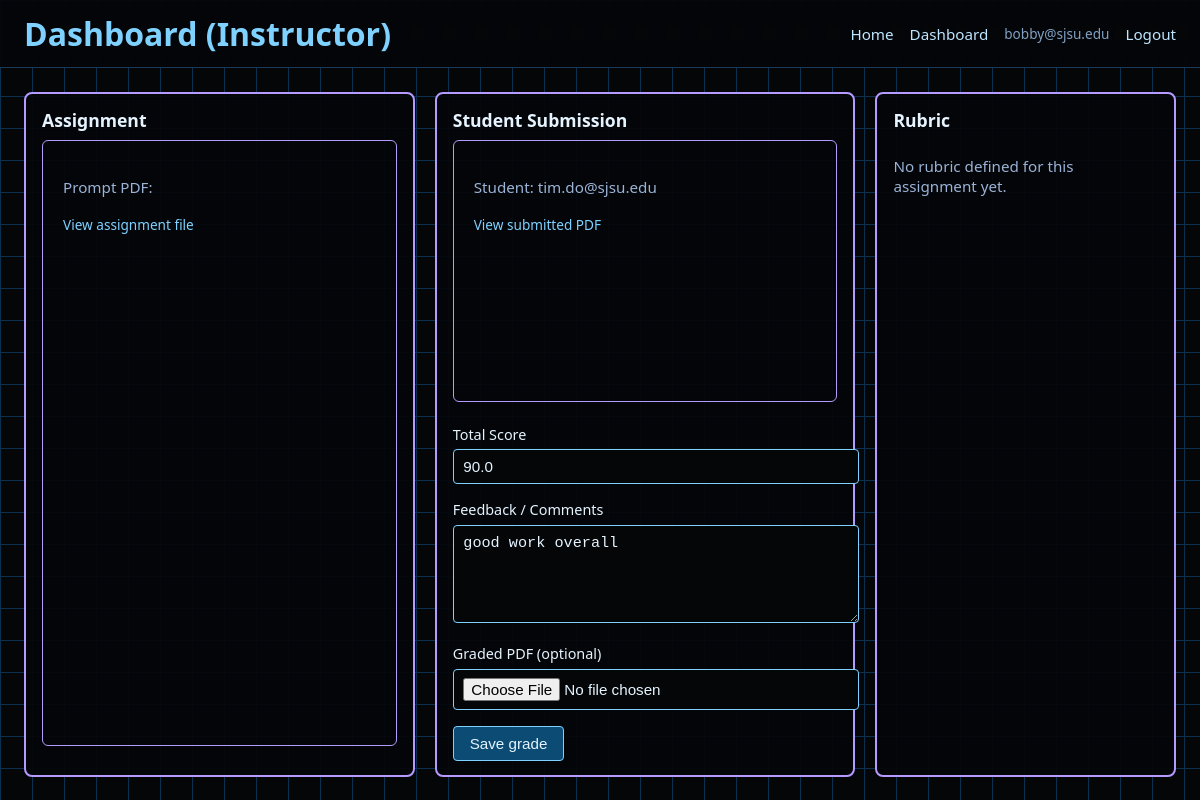
/assignments/1/grade/1 (signed in), run on the app's committed database.
### app/models.py (models this page shows, shortened)
class User(db.Model, UserMixin):
    id = db.Column(db.Integer, primary_key=True)
    email = db.Column(db.String(255), unique=True, nullable=False)
    password_hash = db.Column(db.String(255), nullable=False)
    role = db.Column(db.String(32), nullable=False, default="student")  # "student" or "instructor"
    enrollments = db.relationship("Enrollment", back_populates="user", cascade="all, delete-orphan")
    submissions = db.relationship("Submission", back_populates="student", cascade="all, delete-orphan")

class Submission(db.Model):
    id = db.Column(db.Integer, primary_key=True)
    assignment_id = db.Column(db.Integer, db.ForeignKey("assignment.id"), nullable=False)
    student_id = db.Column(db.Integer, db.ForeignKey("user.id"), nullable=False)
    created_at = db.Column(db.DateTime, default=datetime.utcnow)
    submitted_at = db.Column(db.DateTime, nullable=True)
    graded_at = db.Column(db.DateTime, nullable=True)
    total_score = db.Column(db.Float, nullable=True)
    general_comment = db.Column(db.Text, nullable=True)
    file_path = db.Column(db.String(512), nullable=True)
    student_file_path = db.Column(db.String(512), nullable=True)
    graded_file_path = db.Column(db.String(512), nullable=True)
    assignment = db.relationship("Assignment", back_populates="submissions")
    student = db.relationship("User", back_populates="submissions")
    rubric_scores = db.relationship("SubmissionRubricScore", back_populates="submission", cascade="all, delete-orphan")

### app/main/routes.py (the view, shortened to what this page needs)
@main_bp.route(
    "/assignments/<int:assignment_id>/grade/<int:submission_id>",
    methods=["GET", "POST"],
)
@login_required
def grade_submission(assignment_id, submission_id):
    if current_user.role != "instructor":
        abort(403)
    assignment = Assignment.query.get_or_404(assignment_id)
    submission = Submission.query.get_or_404(submission_id)
    if submission.assignment_id != assignment.id:
        abort(404)
    form = GradeForm(obj=submission)
    rubric_items = RubricItem.query.filter_by(assignment_id=assignment.id).all()
    return render_template(
        "main/grading.html",
        assignment=assignment,
        submission=submission,
        rubric_items=rubric_items,
        form=form,
    )

### app/forms.py
class GradeForm(FlaskForm):
    total_score = FloatField(
        "Total Score",
        validators=[Optional(), NumberRange(min=0)],
    )
    general_comment = TextAreaField("Feedback / Comments", validators=[Optional()])
    graded_file = FileField(
        "Graded PDF (optional)",
        validators=[
            FileAllowed(["pdf"], "PDF files only."),
        ],
    )
    submit = SubmitField("Save Grade")

### app/__init__.py (called while the page is built)
@login_manager.user_loader
def load_user(user_id: str):
    try:
        from .models import User
        return User.query.get(int(user_id))
    except Exception:
        return None

### app/templates/main/grading.html (shortened to what this page needs)
{% extends "base.html" %}
{% block header_title %}
  Dashboard (Instructor)
{% endblock %}
{% block content %}
<div class="grading-layout">
  <section class="grading-panel">
    <h2 class="panel-title">Assignment</h2>
    <div class="page-box">
      {% if assignment.prompt_file_path %}
        <p class="muted">Prompt PDF:</p>
        <p>
          <a
            href="{{ url_for('main.uploaded_file', filename=assignment.prompt_file_path) }}"
            class="small-link"
            target="_blank"
          >
            View assignment file
          </a>
        </p>
      {% else %}
        <p class="muted">
          No assignment file uploaded yet.
        </p>
      {% endif %}
    </div>
  </section>
  <section class="grading-panel">
    <h2 class="panel-title">Student Submission</h2>
    <div class="page-box">
      <p class="muted">
        Student: {{ submission.student.email }}
      </p>
      {% if submission.student_file_path %}
        <p>
          <a
            href="{{ url_for('main.uploaded_file', filename=submission.student_file_path) }}"
            class="small-link"
            target="_blank"
          >
            View submitted PDF
          </a>
        </p>
      {% else %}
        <p class="muted">No submission file uploaded.</p>
      {% endif %}
    </div>
    <div class="grade-form-wrapper">
      <form method="POST" enctype="multipart/form-data">
        <div class="form-group">
          {{ form.total_score.label(class="form-label") }}
          {{ form.total_score(class="form-input") }}
        </div>
        <div class="form-group">
          {{ form.general_comment.label(class="form-label") }}
          {{ form.general_comment(class="form-textarea") }}
        </div>
        <div class="form-group">
          {{ form.graded_file.label(class="form-label") }}
          {{ form.graded_file(class="form-input") }}
        </div>
        <button type="submit" class="btn btn-primary">Save grade</button>
      </form>
    </div>
  </section>
  <section class="grading-panel grading-rubric">
    <h2 class="panel-title">Rubric</h2>
    {% if rubric_items %}
      <ol class="rubric-list">
        {% for item in rubric_items %}
          <li class="rubric-item">
            <div class="rubric-label">{{ item.label }}</div>
            <div class="rubric-meta">
              Max: {{ item.max_points }} pts
            </div>
          </li>
        {% endfor %}
      </ol>
    {% else %}
      <p class="muted">
        No rubric defined for this assignment yet.
      </p>
    {% endif %}
  </section>
</div>
{% endblock %}

### app/templates/base.html (shortened to what this page needs)
<!doctype html>
<html lang="en">
<head>
  <link rel="stylesheet" href="{{ url_for('static', filename='styles.css') }}">
</head>
<body class="grid-bg">
  <header class="app-header">
    <div class="app-title">
      {% block header_title %}Scanva{% endblock %}
    </div>
    <nav class="nav">
      <a href="{{ url_for('main.index') }}">Home</a>
      {% if current_user.is_authenticated %}
        <a href="{{ url_for('main.dashboard') }}">Dashboard</a>
        <span class="nav-user">{{ current_user.email }}</span>
        <a href="{{ url_for('auth.logout') }}">Logout</a>
      {% else %}
        <a href="{{ url_for('auth.login') }}">Login</a>
        <a href="{{ url_for('auth.register') }}">Create account</a>
      {% endif %}
    </nav>
  </header>
  <main class="main-container">
    {% block content %}{% endblock %}
  </main>
</body>
</html>

### app/static/styles.css (style rules this page uses)
body { margin: 0; font-family: system-ui, -apple-system, BlinkMacSystemFont, "Segoe UI", sans-serif; }
.grid-bg { min-height: 100vh; background-color: #050608; background-image: linear-gradient(#0c304f 1px, transparent 1px), linear-gradient(90deg, #0c304f 1px, transparent 1px); background-size: 32px 32px; color: #e5f4ff; }
.app-header { display: flex; align-items: center; justify-content: space-between; padding: 0.75rem 1.5rem; border-bottom: 1px solid #1a3a5a; background: rgba(5, 6, 8, 0.9); backdrop-filter: blur(8px); }
.app-title { font-size: 2rem; font-weight: 600; color: #7fd1ff; }
.nav { display: flex; gap: 1rem; align-items: center; }
.nav a { text-decoration: none; color: #bfe6ff; font-size: 0.95rem; }
.nav-user { font-size: 0.85rem; color: #80a2c4; }
.main-container { padding: 1.5rem; }
.muted { color: #9ab3d6; font-size: 0.95rem; }
.form-group { margin-bottom: 1rem; }
.form-label { display: block; margin-bottom: 0.35rem; font-size: 0.9rem; color: #e5f4ff; }
.form-input, .form-textarea { width: 100%; padding: 0.5rem 0.6rem; border-radius: 4px; border: 1px solid #7fd1ff; background: #050608; color: #e5f4ff; font-size: 0.95rem; }
.form-textarea { min-height: 80px; resize: vertical; }
.btn { border-radius: 4px; padding: 0.5rem 1rem; border: 1px solid #7fd1ff; font-size: 0.95rem; cursor: pointer; text-decoration: none; text-align: center; }
.btn-primary { background: #0b4b74; color: #e5f4ff; }
.grading-layout { display: grid; grid-template-columns: 1.3fr 1.4fr 1fr; gap: 1.25rem; min-height: 70vh; }
.grading-panel { border: 2px solid #b59aff; border-radius: 8px; padding: 0.9rem 1rem; background: rgba(5, 6, 8, 0.92); display: flex; flex-direction: column; }
.panel-title { margin-top: 0; margin-bottom: 0.5rem; font-size: 1.1rem; color: #e5f4ff; }
.page-box { flex: 1; border-radius: 6px; border: 1px solid #b59aff; padding: 1.25rem; margin-bottom: 0.9rem; min-height: 220px; }
.grade-form-wrapper { margin-top: 0.5rem; }
.small-link { font-size: 0.85rem; color: #7fd1ff; text-decoration: none; }

### data on the page
User: email "bobby@sjsu.edu"
User: student.email "tim.do@sjsu.edu"
Submission: total_score "90.0", general_comment "good work overall"
